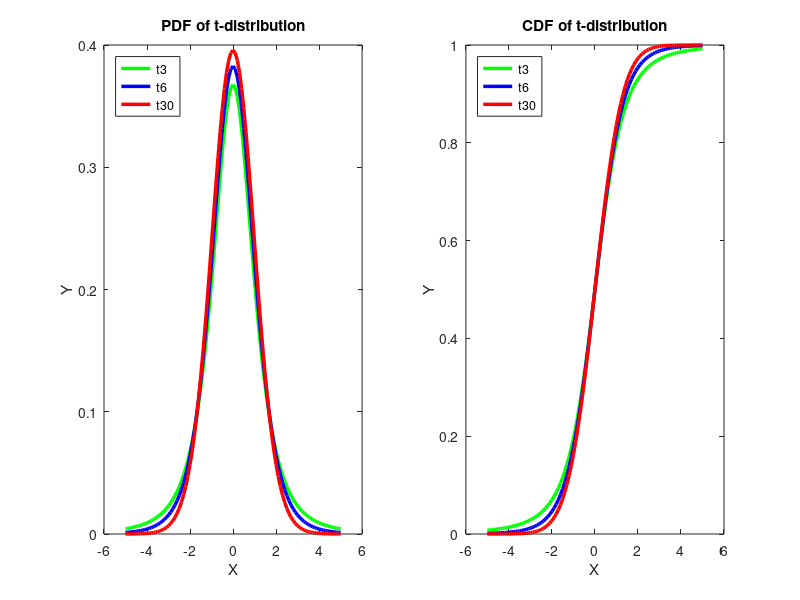

The MATLAB script that drew this image:
% ------------------------------------------------------------------------------
% Book:        MVA
% ------------------------------------------------------------------------------
% Quantlet:    MVAtdis
% ------------------------------------------------------------------------------
% Description: MVAtdis plots three probability density functions (left) and  
%              three cumulative density functions (right) of the t-distribution 
%              with different degrees of freedom (t3 stands for t-distribution  
%              with degree of freedom 3, etc.).
% ------------------------------------------------------------------------------
% Usage:       -
% ------------------------------------------------------------------------------
% Inputs:      None
% ------------------------------------------------------------------------------
% Output:      Two plots of pdf (left) and cdf (right) of t-distributions.              
% ------------------------------------------------------------------------------
% Example:     -
% ------------------------------------------------------------------------------
% Author:      Wolfgang Haerdle 20091002; Matlab: Awdesch Melzer 20120229
% ------------------------------------------------------------------------------

%clear variables and close windows
clear all;
close all;
clc;

xx = -5:0.1:5;

tpdf3 = pdf('T',xx,3);
tpdf6 = pdf('T',xx,6);
tpdf30 = pdf('T',xx,30);

tcdf3 = cdf('T',xx,3);
tcdf6 = cdf('T',xx,6);
tcdf30 = cdf('T',xx,30);


subplot(1,2,1)
hold on
box on
plot(xx, tpdf3, 'Color','g','Linewidth',2.5)
plot(xx, tpdf6, 'Color','b','Linewidth',2.5)
plot(xx, tpdf30, 'Color','r','Linewidth',2.5)
xlabel('X')
ylabel('Y')
ylim([0,0.40])
title('PDF of t-distribution')
legend('t3','t6','t30','Location','NorthWest')
hold off

subplot(1,2,2)
hold on
box on
plot(xx, tcdf3, 'Color','g','Linewidth',2.5)
plot(xx, tcdf6, 'Color','b','Linewidth',2.5)
plot(xx, tcdf30, 'Color','r','Linewidth',2.5)
xlabel('X')
ylabel('Y')
ylim([0,1])
title('CDF of t-distribution')
legend('t3','t6','t30','Location','NorthWest')
hold off
